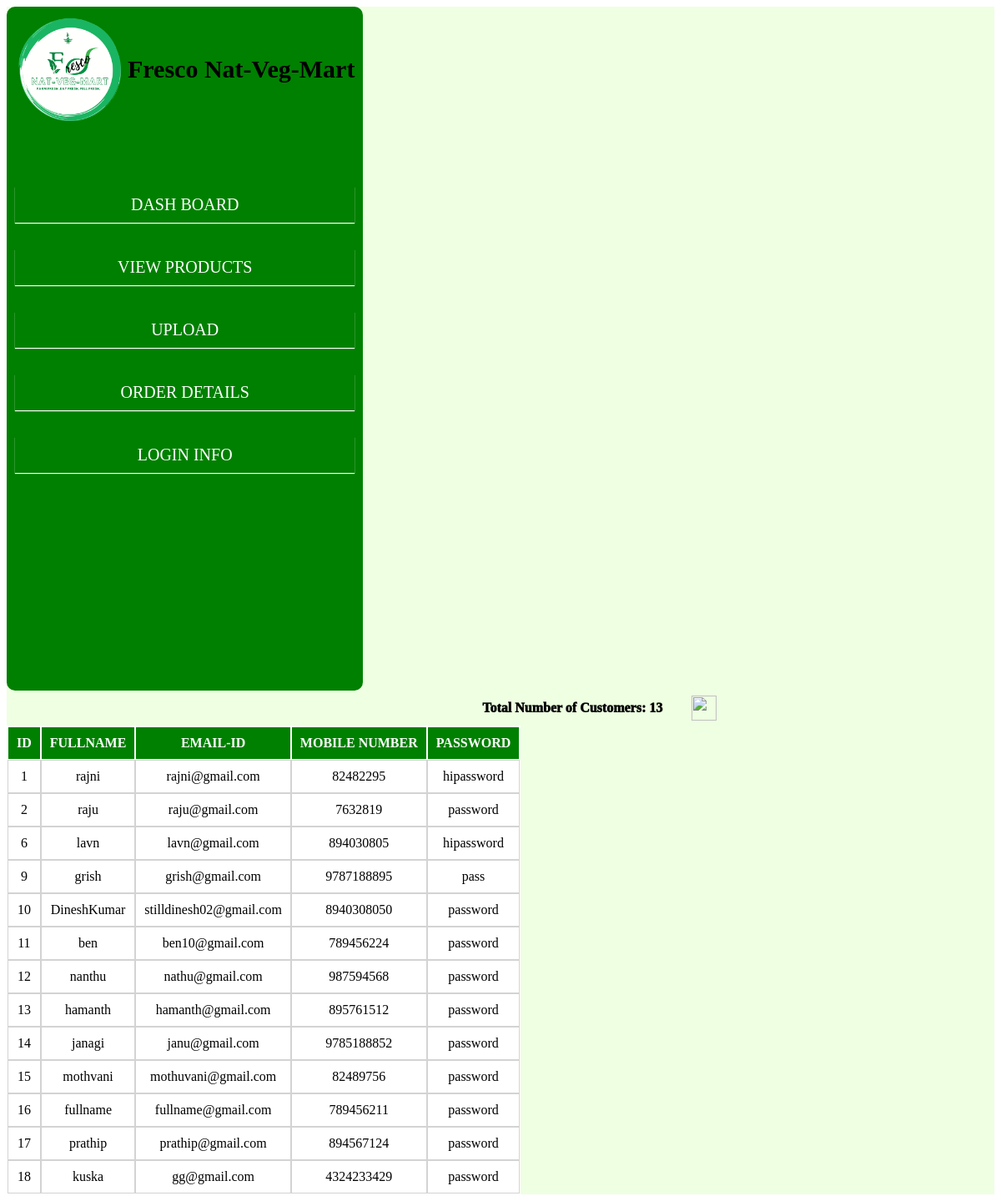
Screenshot of /fnvm/login.php with the database file from the repository.
### tables this page shows
CREATE TABLE `logindata` (
  `ID` int(100) NOT NULL,
  `FULLNAME` varchar(150) NOT NULL,
  `EMAILID` varchar(100) NOT NULL,
  `MOBILENUMBER` bigint(200) NOT NULL,
  `PASSWORD` varchar(30) NOT NULL
);

### fnvm/login.php (the view, shortened to what this page needs)
<?php
$con= mysqli_connect('localhost','root','root');
mysqli_select_db($con,'fnvm');
$sql="SELECT * FROM logindata";
$retval=mysqli_query($con,$sql);
$Ltotal=mysqli_num_rows($retval);
?>
<!DOCTYPE html>
<html>
<head>
</head>
<body>
	<div class="all">
	<div class="container" id="container">
<div class="companynl">
     <img src="../fnvm.png" alt="NO_IMAGE" class="logo">
	 <p id="title">Fresco Nat-Veg-Mart</p>
	</div>
<div class="links">
	<p id="l1"><a href="dashboad.php">DASH BOARD</a></p>
	<p id="l2"><a href="viewproductsfnvm.php">VIEW PRODUCTS</a></p>
	<p id="l3"><a href="uploadfnvm.php">UPLOAD</a></p>
    <p id="l4"><a href="adminorder.php">ORDER DETAILS</a></p>
    <p id="l5"><a href="login.php">LOGIN INFO</a></p>
    </div>
 </div>
 <div class="contents" id="contents">
	<div class="user">
		<p id="ptotal">Total Number of Customers: <?php echo "$Ltotal";?></p>
		<img src="../user.png" id="userimg">
		<p id="username"><?php echo " ".$_SESSION['AUSERNAME'];?></p>
	</div>
	<table>
	<tr>
		<th>ID</th>
		<th>FULLNAME</th>
		<th>EMAIL-ID</th>
		<th>MOBILE NUMBER</th>
		<th>PASSWORD</th>
	</tr>
	<?php
while($result = mysqli_fetch_assoc($retval))
{
   echo "
   <tr>
   <td>".$result['ID']."</td>
   <td>".$result['FULLNAME']."</td>
   <td>".$result['EMAILID']."</td>
   <td>".$result['MOBILENUMBER']."</td>
   <td>".$result['PASSWORD']."</td>
   </tr>
   ";
	}
?>
</table>
</div>
</div>
</body>
</html>

### fnvm/login.php (style rules this page uses)
.all { display:flex; flex-direction:row; flex-wrap:wrap; justify-content:space-between; background-color:#eeffe2; }
.container { display:flex; flex-direction:column; flex-wrap:wrap; background:green; padding:10px; height: 100vh; border-radius:10px; }
.companynl { display:flex; flex-direction:row; flex-wrap:wrap; }
.companynl .logo { width:130px; height:130px; }
.companynl #title { align-self: center; margin: 0 0 0 5px; font-family: Monotype Corsiva; font-weight: bold; font-size: 30px; }
.links { display:flex; flex-direction:column; flex-wrap:wrap; margin-top:60px; }
.links p { padding:10px 0 10px 0; text-align: center; box-shadow:0px 1px 1px white; }
.links a { text-decoration:none; color:white; font-size:20px; font-family:Cambria Math; padding:10px; }
.contents { display:flex; flex-direction:column; flex-wrap:wrap; }
.user { display:flex; flex-direction:row; flex-wrap: wrap; align-self:flex-end; }
.user #userimg { width: 30px; height: 30px; margin:5px; align-self:center; }
.user #username { padding: 5px; }
table { background-color:white; text-align:center; margin-right:250px; }
table th { background-color:green; color:white; padding:10px; }
table td { padding:10px; outline:0.1px solid lightgray; }
#ptotal { align-self:center; margin: 0px 30px 0 0; font-family:Microsoft JhengHei; font-weight: 1000; }

### rows the page displays
logindata: ID "1", FULLNAME "rajni", EMAILID "rajni@gmail.com", MOBILENUMBER "82482295", PASSWORD "hipassword"
logindata: ID "2", FULLNAME "raju", EMAILID "raju@gmail.com", MOBILENUMBER "7632819", PASSWORD "password"
logindata: ID "6", FULLNAME "lavn", EMAILID "lavn@gmail.com", MOBILENUMBER "894030805", PASSWORD "hipassword"
logindata: ID "9", FULLNAME "grish", EMAILID "grish@gmail.com", MOBILENUMBER "9787188895", PASSWORD "pass"
logindata: ID "10", FULLNAME "DineshKumar", EMAILID "stilldinesh02@gmail.com", MOBILENUMBER "8940308050", PASSWORD "password"
logindata: ID "11", FULLNAME "ben", EMAILID "ben10@gmail.com", MOBILENUMBER "789456224", PASSWORD "password"
logindata: ID "12", FULLNAME "nanthu", EMAILID "nathu@gmail.com", MOBILENUMBER "987594568", PASSWORD "password"
logindata: ID "13", FULLNAME "hamanth", EMAILID "hamanth@gmail.com", MOBILENUMBER "895761512", PASSWORD "password"
logindata: ID "14", FULLNAME "janagi", EMAILID "janu@gmail.com", MOBILENUMBER "9785188852", PASSWORD "password"
logindata: ID "15", FULLNAME "mothvani", EMAILID "mothuvani@gmail.com", MOBILENUMBER "82489756", PASSWORD "password"
logindata: ID "16", FULLNAME "fullname", EMAILID "fullname@gmail.com", MOBILENUMBER "789456211", PASSWORD "password"
logindata: ID "17", FULLNAME "prathip", EMAILID "prathip@gmail.com", MOBILENUMBER "894567124", PASSWORD "password"
logindata: ID "18", FULLNAME "kuska", EMAILID "gg@gmail.com", MOBILENUMBER "4324233429", PASSWORD "password"

### other values shown
$Ltotal "13"
